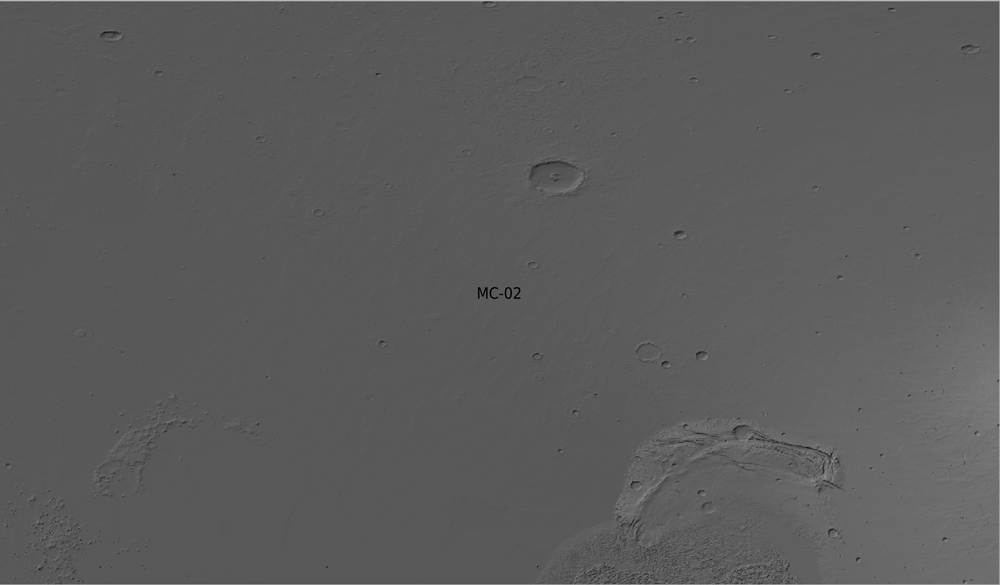
#> input picture MC-02.png, 1000 x 585 px, shrunk from 2100 x 1228 before the run
$ jupyter execute 'GUI detection-3.ipynb'
#> lines starting #> are read from the running program, lines starting #| are printed output that depends on the picture; after the words box and inside, x2 and y2 are one past the last pixel; in counts of white or black regions, pixels touching at a corner belong together
[cell 1]
import matplotlib.pyplot as plt
import matplotlib.image as mpimg
import numpy as np
import cv2 as cv
import time

def nothing(x):
    pass

# Load the grayscale image
img = cv.imread('MC-02.png', cv.IMREAD_GRAYSCALE)
#> img is the input picture: shape (585, 1000); min 0, max 186, mean 91.8
#img = cv.imread('Moon craters.png', cv.IMREAD_GRAYSCALE)


#img = cv.medianBlur(img, 9)
#img = cv.GaussianBlur(img,ksize=(5,5),sigmaX=0, sigmaY=None)
cimg = cv.cvtColor(img, cv.COLOR_GRAY2BGR)

# Create a window and trackbars for parameter adjustment
cv.namedWindow('Crater Detection GUI')
#cv.createTrackbar('Min Dist', 'Circle Detection', 90, 100, nothing)
cv.createTrackbar('Param1', 'Crater Detection GUI', 40, 100, nothing)
cv.createTrackbar('Param2', 'Crater Detection GUI', 5, 100, nothing)
cv.createTrackbar('Min Radius', 'Crater Detection GUI', 0, 100, nothing)
cv.createTrackbar('Max Radius', 'Crater Detection GUI', 45, 100, nothing)

while True:
    # Sets initial values of trackbars
    #min_dist = cv.getTrackbarPos('Min Dist', 'Circle Detection')
    param1 = cv.getTrackbarPos('Param1', 'Crater Detection GUI')
    param2 = cv.getTrackbarPos('Param2', 'Crater Detection GUI')
    min_radius = cv.getTrackbarPos('Min Radius', 'Crater Detection GUI')
    max_radius = cv.getTrackbarPos('Max Radius', 'Crater Detection GUI')

    # Detect craters
    craters = cv.HoughCircles(img, cv.HOUGH_GRADIENT, 1,20,
                              param1=param1, param2=param2,
                              minRadius=2, maxRadius=55)
#> craters = 499 rows, first 8: [691.5, 507.5, 54.4], [710.5, 487.5, 54.4], [669.5, 510.5, 54.4], [753.5, 494.5, 54.4], [687.5, 476.5, 54.4], [775.5, 509.5, 54.4], [731.5, 489.5, 54.4], [748.5, 515.5, 53.3]

    # Make a copy of the image to draw on
    draw_img = cimg.copy()


    craters = np.uint16(np.around(craters))
#> craters = 499 rows, first 8: [692, 508, 54], [710, 488, 54], [670, 510, 54], [754, 494, 54], [688, 476, 54], [776, 510, 54], [732, 490, 54], [748, 516, 53]
    for i in craters[0, :]:
        # Draw the outer circle
        #cv.circle(draw_img, (i[0], i[1]), i[2], (0, 255, 0), 2)
        # Draw the center of the circle
        cv.circle(draw_img, (i[0], i[1]), 2, (0, 255, 0), 3)
#> this loop made 499 passes
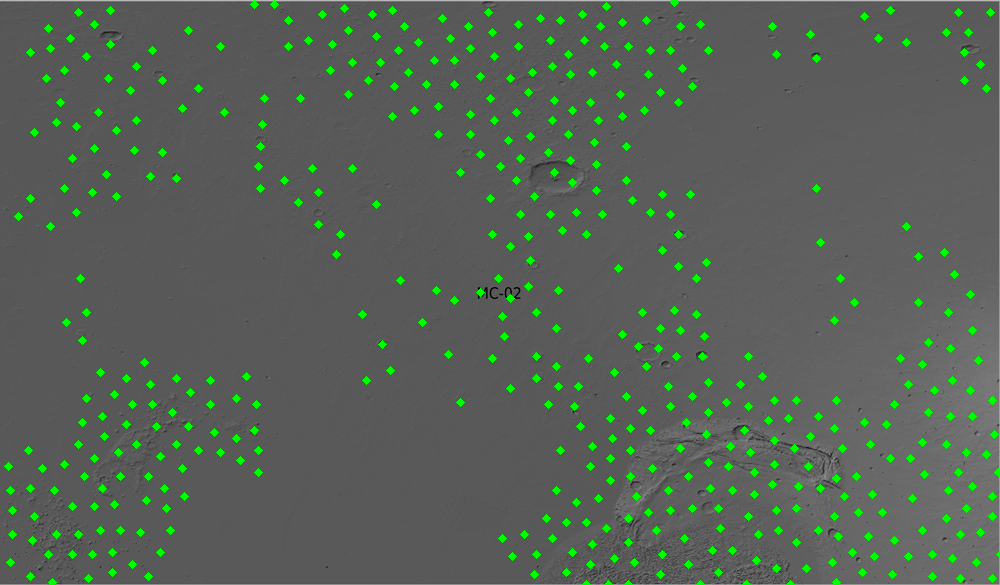
#> draw_img: shape (585, 1000, 3); 3.47% of pixels changed, all inside (x1, y1, x2, y2) = (4, 0, 1000, 585)

    # Shows the resulting plot with crater centres in green
    #time.sleep(0.1)
    cv.imshow('Crater Detection GUI', draw_img)

    # Exits window when 'e' is pressed
    if cv.waitKey(1) & 0xFF == ord('e'):
#> (key e is pressed here)
        break

cv.destroyAllWindows()
cv.waitKey(1)
#> Out = 101

[cell 2]
print(img.shape)
#| (585, 1000)

print(craters.shape)
#| (1, 499, 3)
print(craters.shape[1]) #Gives number of craters detected
#| 499

$ run again, with MC-03.png copied over MC-02.png
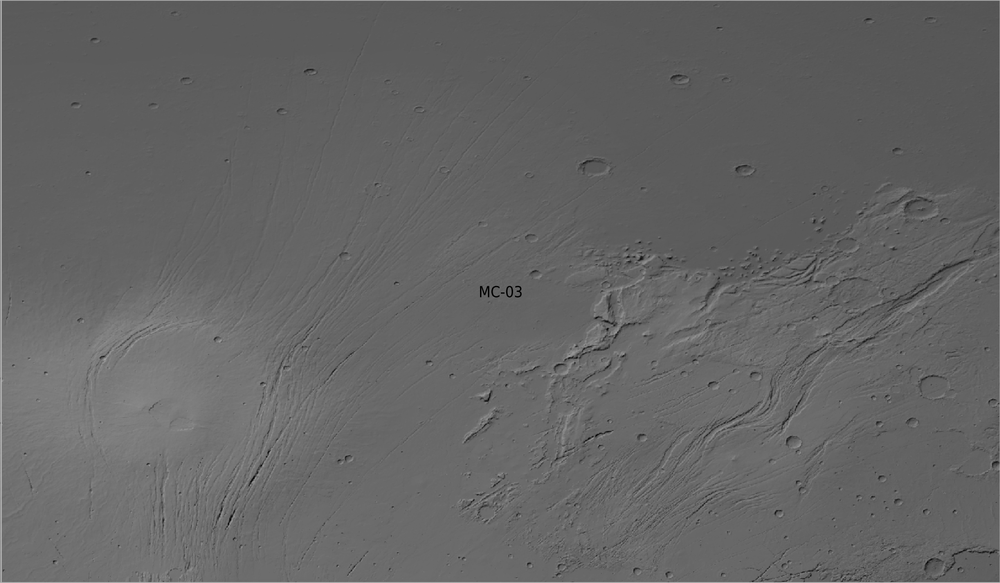
#> input picture MC-03.png, 1000 x 583 px, shrunk from 2154 x 1256 before the run
#> img is the input picture: shape (583, 1000); min 0, max 178, mean 100.4
#> `craters = cv.HoughCircles(img, cv.HOUGH_GRADIENT, 1,20, param1=param1,..`: craters = 814 rows, first 8: [825.5, 389.5, 54.4], [794.5, 330.5, 47.8], [903.5, 251.5, 54.4], [711.5, 380.5, 48.9], [614.5, 430.5, 54.4], [655.5, 325.5, 54.4], [732.5, 387.5, 54.4], [813.5, 299.5, 44.5]
#> `craters = np.uint16(np.around(craters))`: craters = 814 rows, first 8: [826, 390, 54], [794, 330, 48], [904, 252, 54], [712, 380, 49], [614, 430, 54], [656, 326, 54], [732, 388, 54], [814, 300, 44]
#> the loop `for i in craters[0, :]:` made 814 passes
#> after the loop `for i in craters[0, :]:`:
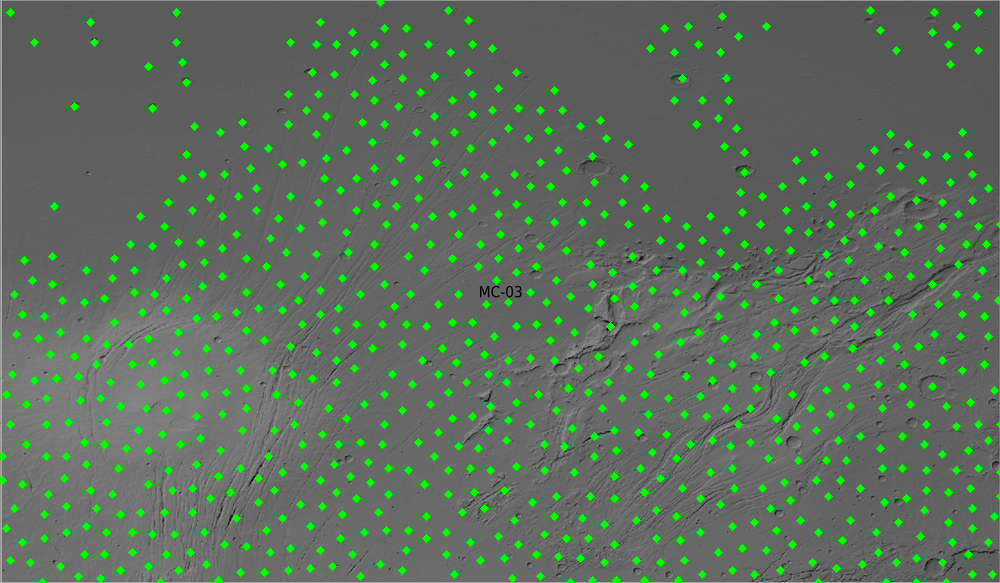
#> draw_img: shape (583, 1000, 3); 5.68% of pixels changed, all inside (x1, y1, x2, y2) = (0, 0, 1000, 583)
#> Out = 101
#| (583, 1000)
#| (1, 814, 3)
#| 814

$ run again, with MC-04.png copied over MC-02.png
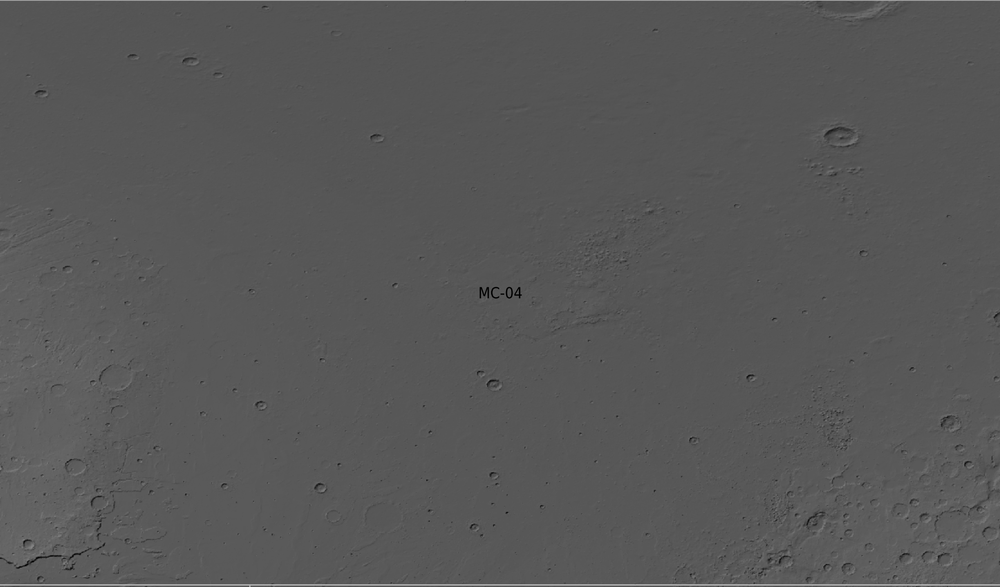
#> input picture MC-04.png, 1000 x 587 px, shrunk from 2148 x 1260 before the run
#> img is the input picture: shape (587, 1000); min 0, max 178, mean 87.5
#> `craters = cv.HoughCircles(img, cv.HOUGH_GRADIENT, 1,20, param1=param1,..`: craters = 643 rows, first 8: [885.5, 535.5, 50], [823.5, 537.5, 45.6], [860.5, 536.5, 53.3], [728.5, 530.5, 54.4], [946.5, 496.5, 44.5], [850.5, 471.5, 54.4], [811.5, 486.5, 47.8], [799.5, 467.5, 54.4]
#> `craters = np.uint16(np.around(craters))`: craters = 643 rows, first 8: [886, 536, 50], [824, 538, 46], [860, 536, 53], [728, 530, 54], [946, 496, 44], [850, 472, 54], [812, 486, 48], [800, 468, 54]
#> the loop `for i in craters[0, :]:` made 643 passes
#> after the loop `for i in craters[0, :]:`:
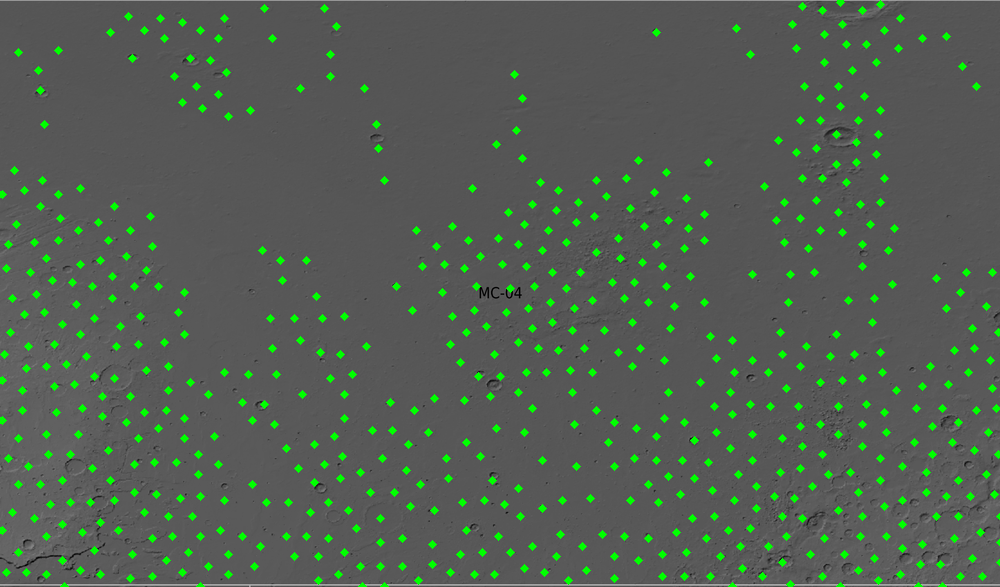
#> draw_img: shape (587, 1000, 3); 4.45% of pixels changed, all inside (x1, y1, x2, y2) = (0, 0, 1000, 587)
#> Out = 101
#| (587, 1000)
#| (1, 643, 3)
#| 643

$ run again, with MC-05.png copied over MC-02.png
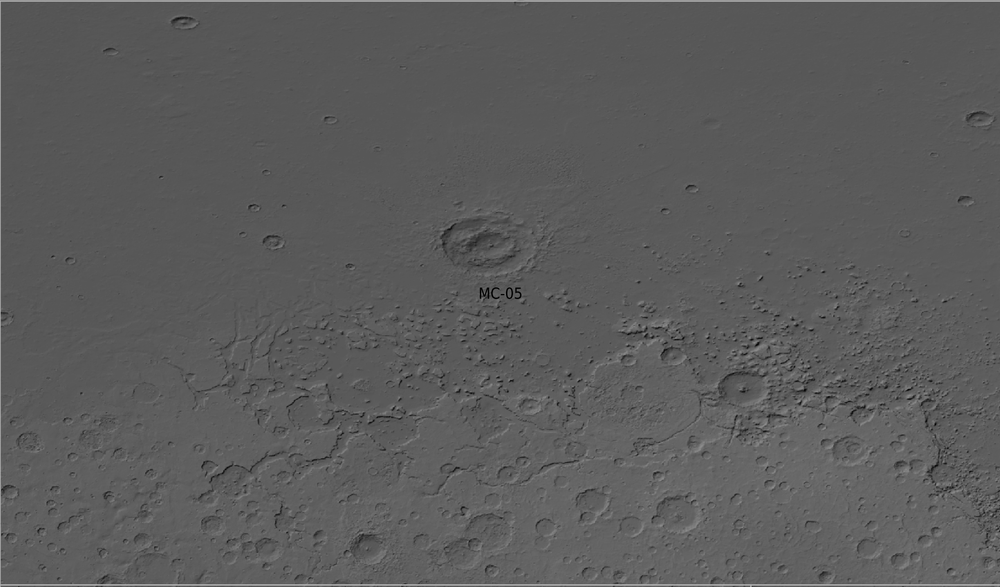
#> input picture MC-05.png, 1000 x 587 px, shrunk from 2150 x 1262 before the run
#> img is the input picture: shape (587, 1000); min 0, max 176, mean 91.5
#> `craters = cv.HoughCircles(img, cv.HOUGH_GRADIENT, 1,20, param1=param1,..`: craters = 818 rows, first 8: [717.5, 343.5, 54.4], [516.5, 411.5, 54.4], [701.5, 462.5, 54.4], [816.5, 342.5, 54.4], [443.5, 509.5, 54.4], [889.5, 432.5, 54.4], [293.5, 509.5, 54.4], [813.5, 433.5, 54.4]
#> `craters = np.uint16(np.around(craters))`: craters = 818 rows, first 8: [718, 344, 54], [516, 412, 54], [702, 462, 54], [816, 342, 54], [444, 510, 54], [890, 432, 54], [294, 510, 54], [814, 434, 54]
#> the loop `for i in craters[0, :]:` made 818 passes
#> after the loop `for i in craters[0, :]:`:
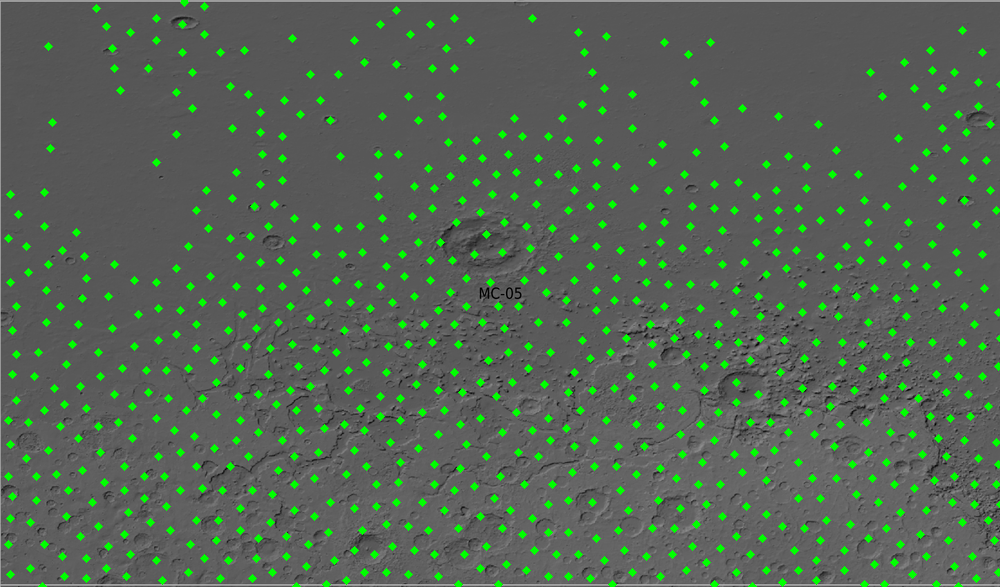
#> draw_img: shape (587, 1000, 3); 5.68% of pixels changed, all inside (x1, y1, x2, y2) = (4, 0, 1000, 587)
#> Out = 101
#| (587, 1000)
#| (1, 818, 3)
#| 818
